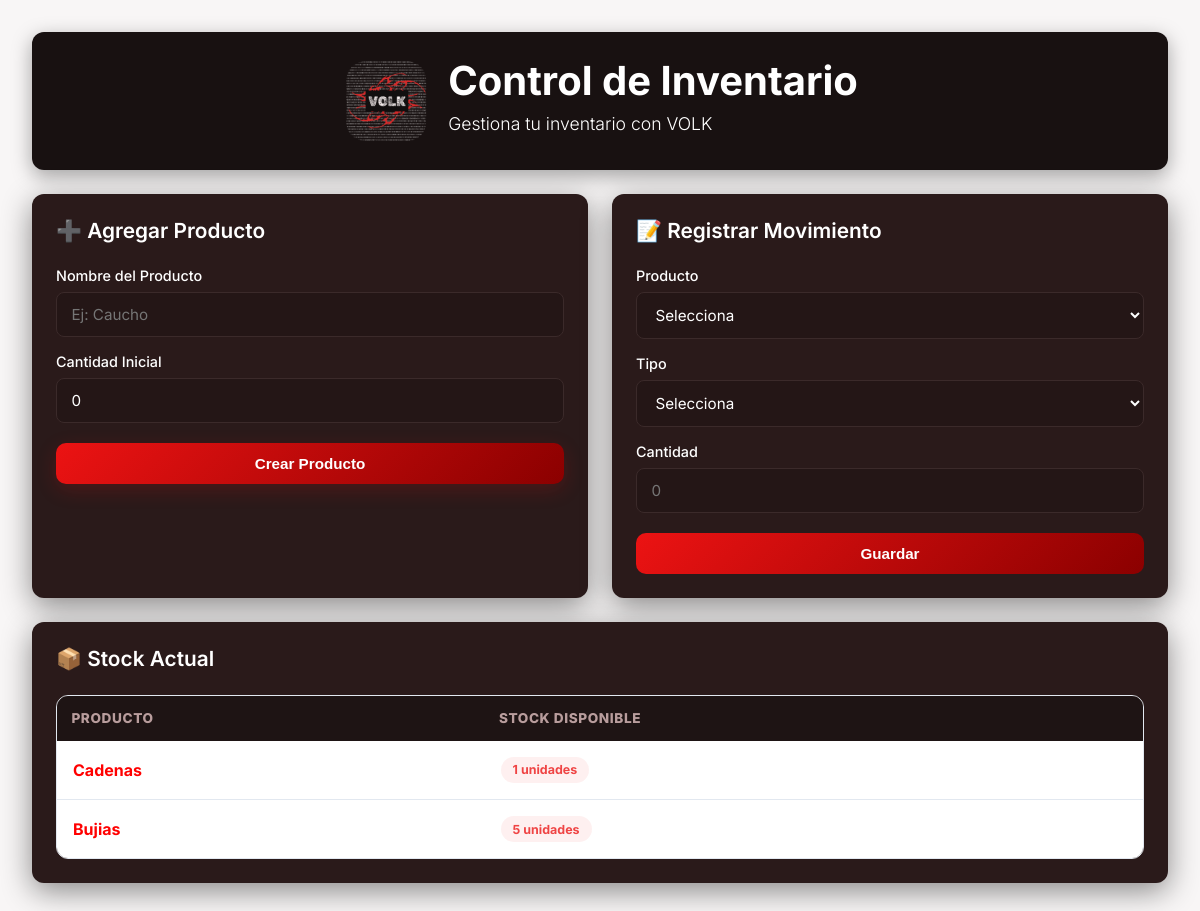
Before: / with the older database file.
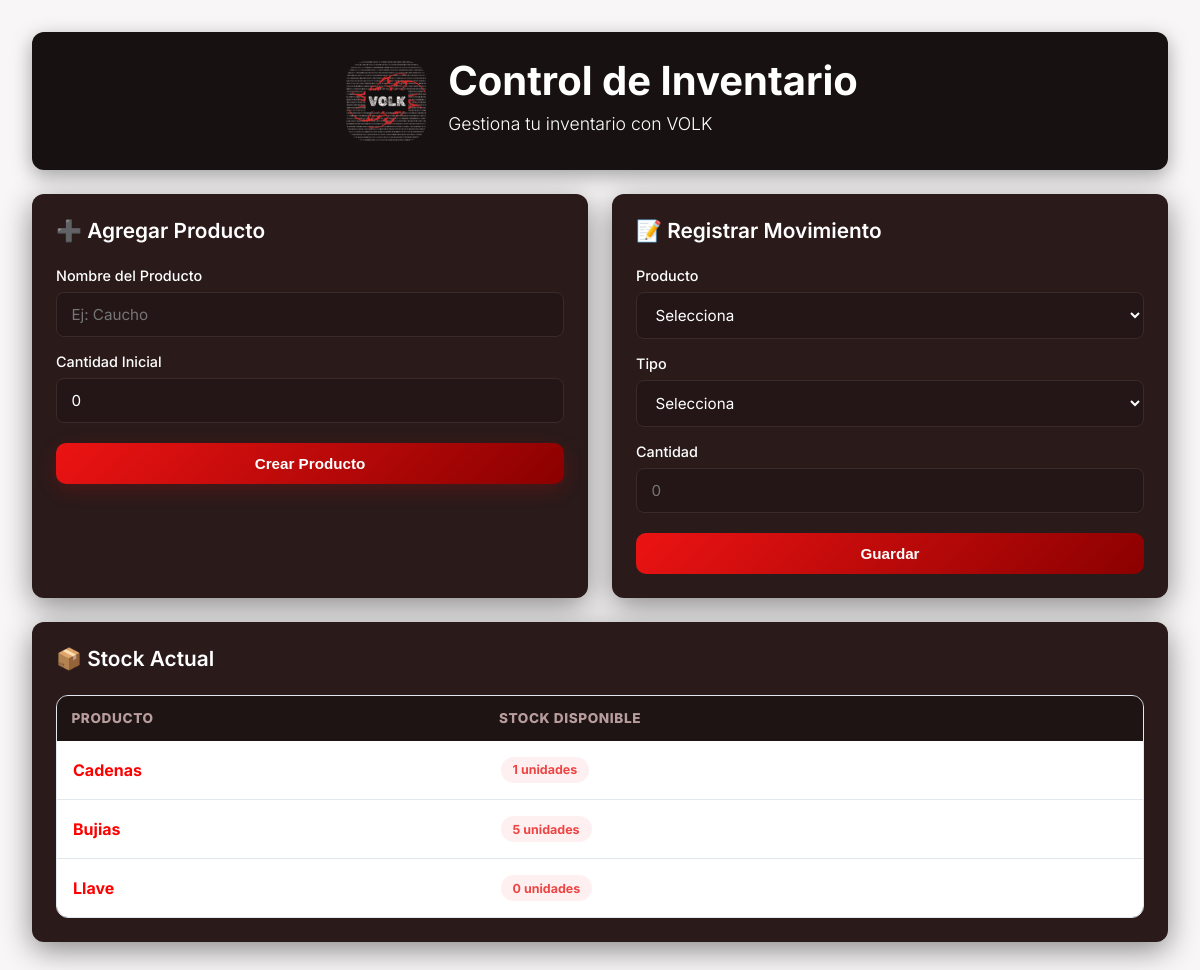
After: the same page with the newer database file.
### stock/models.py (models this page shows, shortened)
class Producto(models.Model):
    nombre = models.CharField(max_length=100)
    cantidad_actual = models.IntegerField(default=0)

### stock/views.py (the view, shortened to what this page needs)
# urls.py: path('', inventario_view),        # La dirección vacía '' significa la página principal
def inventario_view(request):
    todos_los_productos = Producto.objects.all()
    return render(request, 'index.html', {'productos': todos_los_productos})

### stock/templates/index.html (shortened to what this page needs)
<!DOCTYPE html>
<html lang="es">
<head>
</head>
<body>
    <div class="container">
        <div class="header flex">
            <img src="../../static/logo.png" alt="">
            <div>
                 <h1>Control de Inventario</h1>
                 <p>Gestiona tu inventario con VOLK</p>
            </div>
        </div>
        <div class="main-grid">
            <div class="card">
                <h2>➕ Agregar Producto</h2>
                <form method="POST">
                    <div class="form-group">
                        <label for="nombre_producto">Nombre del Producto</label>
                        <input type="text" name="nombre_producto" id="nombre_producto" required
                            placeholder="Ej: Caucho">
                    </div>
                    <div class="form-group">
                        <label for="cantidad_inicial">Cantidad Inicial</label>
                        <input type="number" name="cantidad_inicial" id="cantidad_inicial" min="0" value="0" required
                            placeholder="0">
                    </div>
                    <button type="submit" class="btn-success">Crear Producto</button>
                </form>
            </div>
            <div class="card">
                <h2>📝 Registrar Movimiento</h2>
                <form method="POST">
                    <div class="form-group">
                        <label for="producto_id">Producto</label>
                        <select name="producto_id" id="producto_id" required>
                            <option value="" disabled selected>Selecciona</option>
                        </select>
                    </div>
                    <div class="form-group">
                        <label for="tipo">Tipo</label>
                        <select name="tipo" id="tipo" required>
                            <option value="" disabled selected>Selecciona</option>
                        </select>
                    </div>
                    <div class="form-group">
                        <label for="cantidad">Cantidad</label>
                        <input type="number" name="cantidad" id="cantidad" min="1" required placeholder="0">
                    </div>
                    <button type="submit">Guardar</button>
                </form>
            </div>
            <div class="card inventory-card">
                <h2>📦 Stock Actual</h2>
                <div class="table-wrapper">
                    {% if productos %}
                    <table>
                        <thead>
                            <tr>
                                <th>Producto</th>
                                <th>Stock Disponible</th>
                            </tr>
                        </thead>
                        <tbody>
                            {% for p in productos %}
                            <tr>
                                <td><strong>{{ p.nombre }}</strong></td>
                                <td>
                                    {% if p.cantidad_actual >= 50 %}
                                    <span class="stock-badge stock-high">{{ p.cantidad_actual }} unidades</span>
                                    {% elif p.cantidad_actual >= 20 %}
                                    <span class="stock-badge stock-medium">{{ p.cantidad_actual }} unidades</span>
                                    {% else %}
                                    <span class="stock-badge stock-low">{{ p.cantidad_actual }} unidades</span>
                                    {% endif %}
                                </td>
                            </tr>
                            {% endfor %}
                        </tbody>
                    </table>
                    {% else %}
                    <div class="empty-state">
                        <span>📭</span>
                        <p><strong>No hay productos</strong></p>
                        <small>Usa el formulario "Agregar Producto" para comenzar</small>
                    </div>
                    {% endif %}
                </div>
            </div>
        </div>
    </div>
</body>
</html>

### stock/templates/index.html (style rules this page uses)
* { margin: 0; padding: 0; box-sizing: border-box; }
:root { --primary: #ec1313; --primary-dark: #8b0000; --background-light: #f8f6f6; --background-dark: #181111; --success: #10b981; --warning: #f59e0b; --danger: #ef4444; --muted: #b99d9d; --card-bg: #2a1a1a; --table-head: #1e1414; --white: #ffffff; }
body { font-family: 'Inter', sans-serif; background: var(--background-light); min-height: 100vh; padding: 2rem; color: var(--white); }
.container { max-width: 1400px; margin: 0 auto; }
.header { background: var(--background-dark); padding: 1.5rem 2rem; border-radius: 12px; box-shadow: 0 6px 20px rgba(0, 0, 0, 0.35); margin-bottom: 1.5rem; text-align: left; animation: slideDown 0.5s ease-out; }
.header h1 { font-size: 2.5rem; font-weight: 700; background-clip: text; margin-bottom: 0.5rem; }
.header p { color: var(--gray); font-size: 1.1rem; font-weight: 300; }
.main-grid { display: grid; grid-template-columns: 1fr 1fr 1.5fr; gap: 1.5rem; margin-bottom: 2rem; }
.card { background: var(--card-bg); padding: 1.5rem; border-radius: 12px; box-shadow: 0 8px 30px rgba(0, 0, 0, 0.45); animation: fadeInUp 0.6s ease-out; }
.card h2 { font-size: 1.3rem; font-weight: 600; color: var(--dark); margin-bottom: 1.5rem; display: flex; align-items: center; gap: 0.5rem; }
form { display: flex; flex-direction: column; gap: 1rem; }
.form-group { display: flex; flex-direction: column; gap: 0.5rem; }
label { font-weight: 500; color: var(--dark); font-size: 0.9rem; }
select, input { padding: 0.75rem 0.9rem; border: 1px solid #3b2a2a; border-radius: 8px; font-size: 0.95rem; font-family: 'Inter', sans-serif; transition: all 0.2s ease; background: #241616; color: var(--white); }
button { padding: 0.75rem 1.25rem; background: linear-gradient(135deg, var(--primary) 0%, var(--primary-dark) 100%); color: var(--white); border: none; border-radius: 10px; font-size: 0.95rem; font-weight: 700; cursor: pointer; transition: all 0.15s ease; margin-top: 0.25rem; }
.btn-success { background: linear-gradient(135deg, var(--primary) 0%, var(--primary-dark) 100%); box-shadow: 0 6px 20px rgba(236, 19, 19, 0.18); }
.table-wrapper { overflow-x: auto; border-radius: 12px; border: 1px solid #e2e8f0; }
table { width: 100%; border-collapse: collapse; background: white; }
thead { background: var(--table-head); }
th { padding: 0.9rem; text-align: left; font-weight: 800; color: var(--muted); font-size: 0.85rem; text-transform: uppercase; letter-spacing: 0.6px; }
tbody tr { border-bottom: 1px solid #e2e8f0; transition: all 0.3s ease; }
tbody tr:last-child { border-bottom: none; }
td { padding: 1rem; color: red; }
.stock-badge { display: inline-block; padding: 0.35rem 0.75rem; border-radius: 999px; font-weight: 700; font-size: 0.78rem; }
.stock-low { background: rgba(239,68,68,0.08); color: #ef4444; }
@media (max-width: 1200px) { .main-grid { grid-template-columns: 1fr 1fr; } }
@media (max-width: 1200px) { .inventory-card { grid-column: 1 / -1; } }
.flex { display: flex; justify-content: center; gap: 1rem; }
.flex img { height: 90px; width: 90px; }

Changed rows visible on the page:
added Producto: nombre "Llave", cantidad_actual "0"
